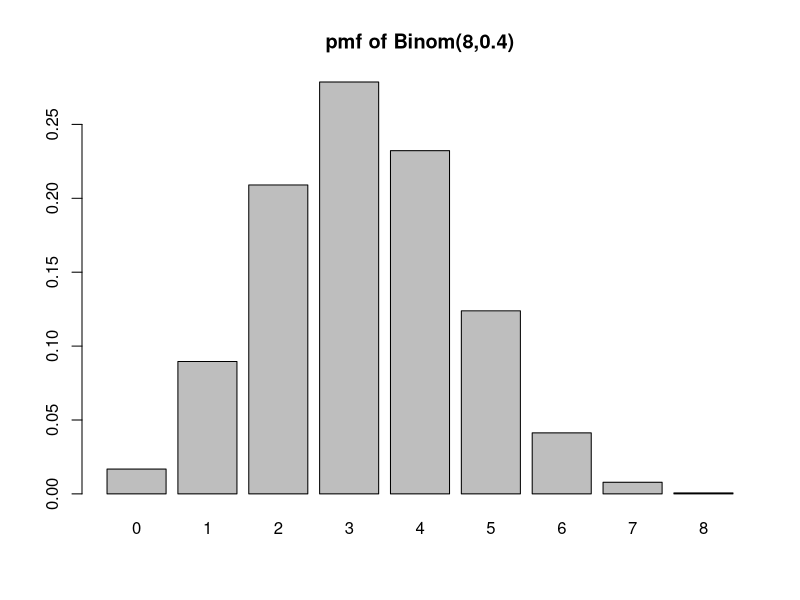
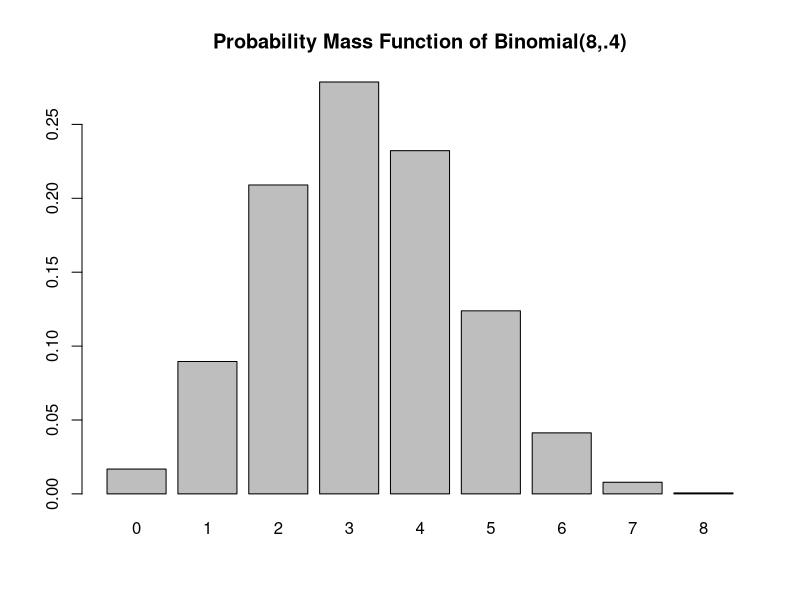
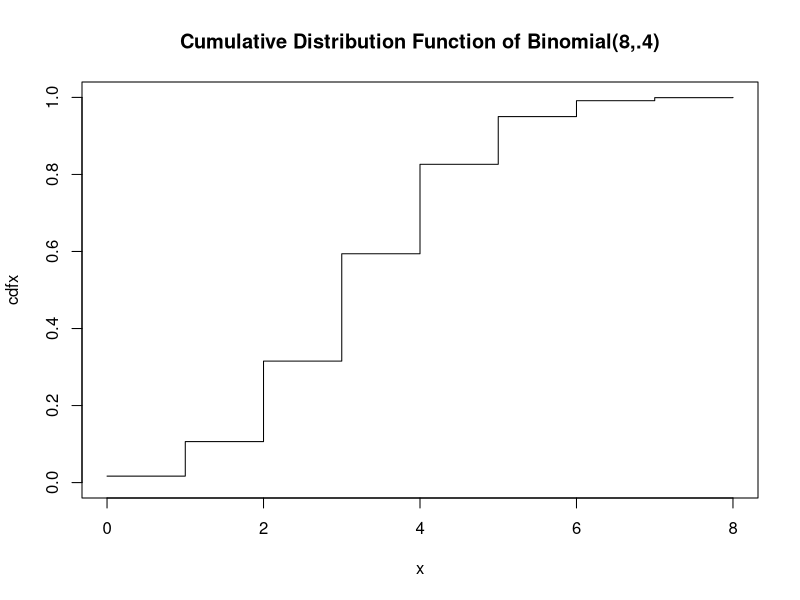
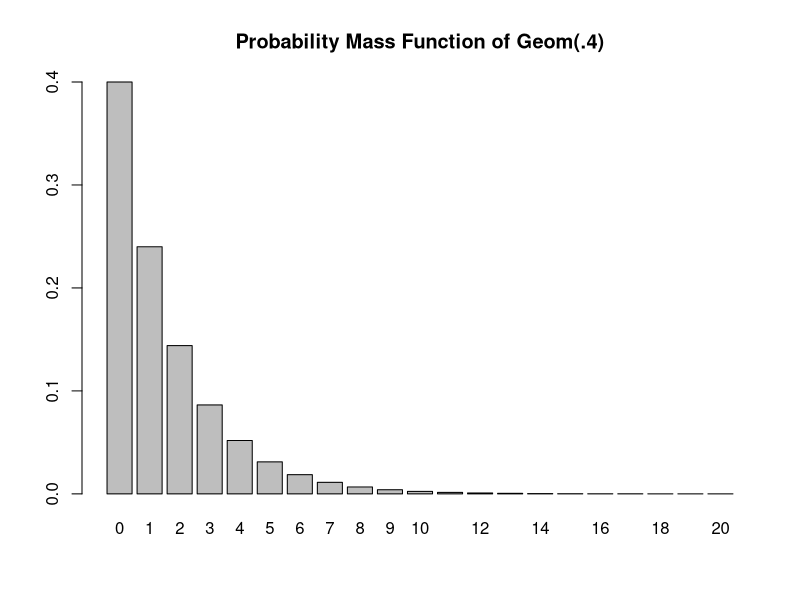
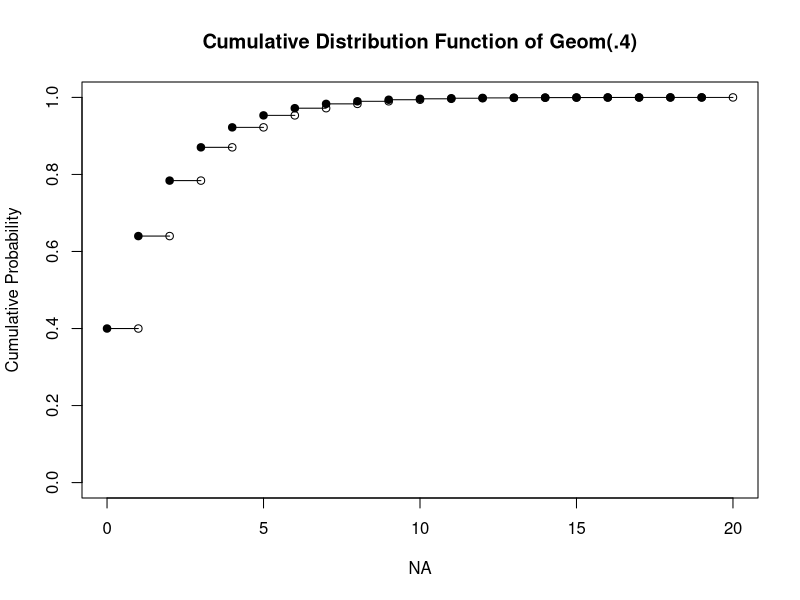
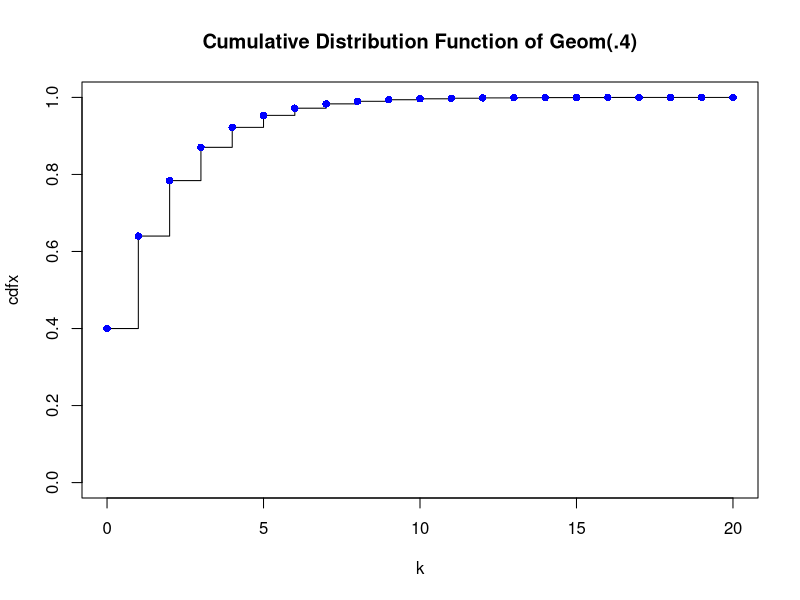
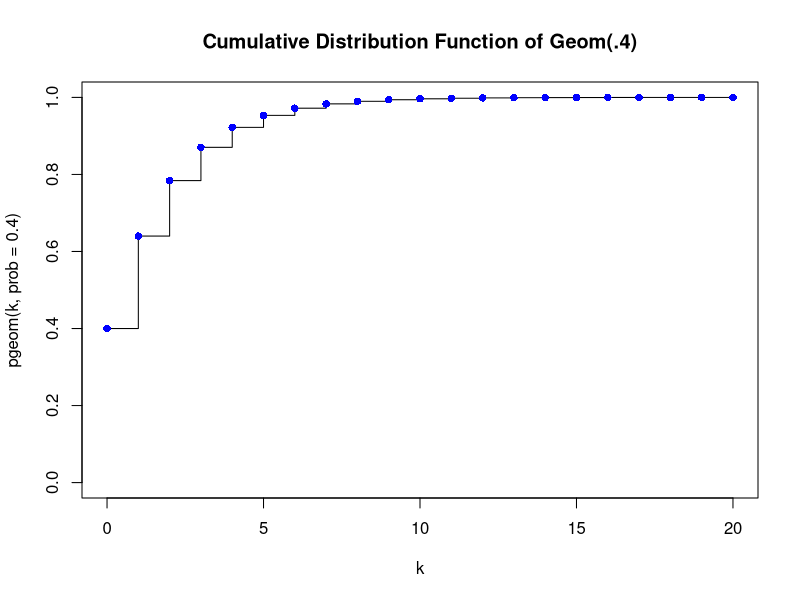
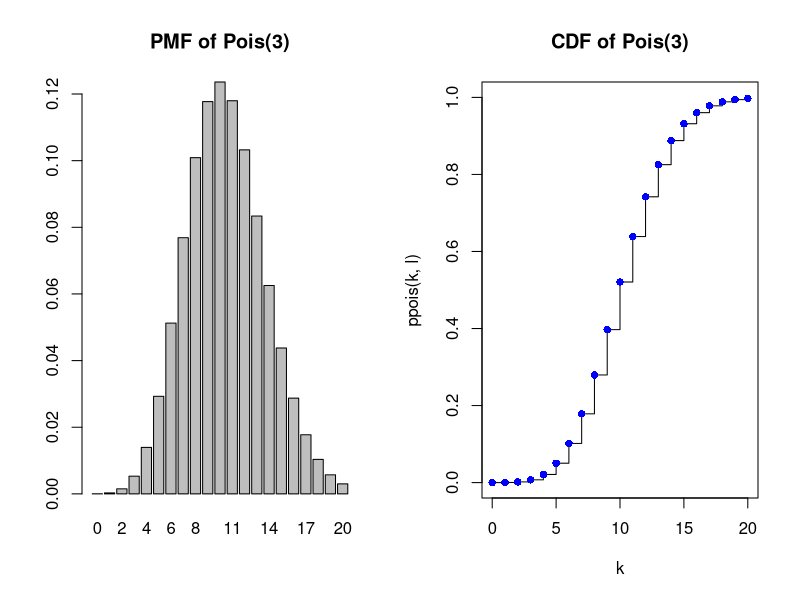

The R source for these figures, in order:
## ---- chunk 1
knitr::opts_chunk$set(echo = TRUE)
## ---- chunk 2
#Parameters
p <- .3 # the probability of a success

#Generating 10 random values
rbinom(10, size=1, prob=p)
## ---- chunk 3
#All possible values
k <- 0:1
#Associated probabilities
Pr <- dbinom(k, size=1, prob=p)
#expectation
sum(k*Pr)
## ---- chunk 4
bernoulli.sim <- rbinom(100, size=1, prob=p)

# Expectation
p
# from sample
mean(bernoulli.sim)

# Variance
p*(1-p)
#from sample
var(bernoulli.sim)
## ---- chunk 5
#Parameters
n <- 8  #the number of flips / attempts
p <- .4 #the probability of success

#Generate 10 random values
rbinom(10, size=n, prob=p)

#Calculate P(X=3)
dbinom(x=3, size=n, prob=p)
choose(n, 3)*p^3*(1-p)^(n-3)

#Calculate all probabilities
dbinom(x=0:8, size=n, prob=p)
sum(dbinom(x=0:8, size=n, prob=p))

#Calculate P(X <= 3)
pbinom(q=3, size=n, prob=p)
## ---- chunk 6
k <- 0:8
pk <- dbinom(x=0:8, size=n, prob=p)
barplot(height=pk, names=k, main=paste0("pmf of Binom(",n,",",p,")"))

## ---- chunk 7
#All possible values
k <- 0:n
#Associated probabilities
Pr <- dbinom(k, size=n, prob=p)
#expectation
sum(k*Pr)
n*p
## ---- chunk 8
barplot(Pr, names=k, main="Probability Mass Function of Binomial(8,.4)")
## ---- chunk 9
x <- 0:8
cdfx <- pbinom(x, size=n,prob=.4)
plot(x, cdfx, type="s", main="Cumulative Distribution Function of Binomial(8,.4)", ylim=c(0,1))
## ---- chunk 10
binomial.sim <- rbinom(10000, size=n, prob=p)

# Expectation
n*p
# from sample
mean(binomial.sim)

# Variance
n*p*(1-p)
#from sample
var(binomial.sim)
## ---- chunk 11
#Parameters
p <- .4 #The probability of success on each trial

#Generate 10 random values
rgeom(10, prob=p)
## ---- chunk 12
k <- 0:20
Pr <- dgeom(k, prob=p)
barplot(Pr, names=k, main="Probability Mass Function of Geom(.4)")
## ---- chunk 13
cdfx <- cumsum(Pr)

# if you want it to look really proper
n <- length(k)
plot(x = NA, y = NA, pch = NA, 
     xlim = c(0, max(k)), 
     ylim = c(0, 1),
     ylab = "Cumulative Probability",
     main = "Cumulative Distribution Function of Geom(.4)")
points(x = k[-n], y = cdfx[-n], pch=19)
points(x = k[-1], y = cdfx[-n], pch=1)
for(i in 1:(n-1)) points(x=k[i+0:1], y=cdfx[c(i,i)], type="l")
## ---- chunk 14
#Pr(X <= 3)
pgeom(3, prob=p)

## ---- chunk 15
#Pr(X=3)
dgeom(3, prob=p)
## ---- chunk 16
plot(k, cdfx, type="s", main="Cumulative Distribution Function of Geom(.4)", ylim=c(0,1))
points(k, cdfx, pch = 16, col = "blue")
## ---- chunk 17
plot(k, pgeom(k, prob=.4), type="s", main="Cumulative Distribution Function of Geom(.4)", ylim=c(0,1))
points(k, cdfx, pch = 16, col = "blue")
## ---- chunk 18
geom.sim <- rgeom(10000, prob=p)

# Expectation
(1-p)/p
# from sample
mean(geom.sim)

# Variance
(1-p)/(p^2)
#from sample
var(geom.sim)
## ---- chunk 19
#Parameters
l <- 10.5 #The rate parameter, average occurrences per unit time
     #It is lambda, but I'll call it "l"

#Generate 10 random values
rpois(10, lambda=l)
## ---- chunk 20
par(mfrow=c(1,2))
k <- 0:20
Pr <- dpois(k,l)

barplot(Pr, names=k, main="PMF of Pois(3)")
plot(k, ppois(k, l), type="s", main="CDF of Pois(3)", ylim=c(0,1))
points(k, ppois(k, l), pch = 16, col = "blue")
## ---- chunk 21
pois.sim <- rpois(10000, lambda=l)

# Expectation & Variance
l
# mean from sample
mean(pois.sim)
#variance from sample
var(pois.sim)
## ---- chunk 22
#Parameters
a <- 1 #lower bound, inclusive
b <- 6 #upper bound, inclusive

#Generate 10 random values
sample(a:b, 10, replace=TRUE) #replace=TRUE is important
## ---- chunk 23
par(mfrow=c(1,2))
k <- a:b
Pr <- rep(1/(b-a+1), length(k))

barplot(Pr, names=k, main="PMF of Unif(1,6)")
plot(k, cumsum(Pr), type="s", main="CDF of Unif(1,6)", ylim=c(0,1))
points(k, cumsum(Pr), pch = 16, col = "blue")
## ---- chunk 24
# Parameters
a <- 0 #lower bound
b <- 1 #upper bound

#generate 10 random values
runif(10, min=a, max=b)

## ---- chunk 25

par(mfrow=c(1,2))
x <- seq(a,b, length.out=100)

plot(x, dunif(x, a, b), type="l", main="PDF of Unif(0,1)", ylab="density", ylim=c(0,1))
plot(x, punif(x, a, b), type="l", main="CDF of Unif(0,1)", ylab="F(x)")

## ---- chunk 26
unif.sim <- runif(10000, min=a, max=b)

# Expectation
(a+b)/2
# mean from sample
mean(unif.sim)

#variance
(b-a)^2/12
#variance from sample
var(unif.sim)
## ---- chunk 27
#Parameters
mu <- 5 #the mean/location of the distribution
sigma2 <- 4 #the variance is in squared units!!
sigma <- sqrt(sigma2) #sigma is the standard deviation, not the variance

#generate 10 random values
rnorm(10, mean=mu, sd=sigma)
## ---- chunk 28

par(mfrow=c(1,2))
x <- seq(mu-3*sigma, mu+3*sigma, length.out=100)

plot(x, dnorm(x, mu, sigma), type="l", main="PDF of Normal(5, 2^2)", ylab="density")
plot(x, pnorm(x, mu, sigma), type="l", main="CDF of Normal(5, 2^2)", ylab="F(x)")

## ---- chunk 29
mu <- 15
sigma <- 4
t <- seq(mu-4*sigma, mu+4*sigma, length.out=1000)
d <- dnorm(t, mean=mu, sd=sigma)

w <- t[2]-t[1]

head(t)
head(d)

#Expected value
sum( t * (d*w))

## ---- chunk 30
normal.sim <- rnorm(10000, mean=mu, sd=sigma)

# Expectation
mu
# mean from sample
mean(normal.sim)

#variance
sigma2
#variance from sample
var(normal.sim)
## ---- chunk 31
normal.sim <- rnorm(1000000)

x <- .25 <= normal.sim & normal.sim <=.75

sum(x)/1000000

pnorm(.75)-pnorm(.25)

## ---- chunk 32
# X1 ~ Normal(1,1^2)
x1 <- rnorm(10000, mean=1, sd=1)

#X2 ~ Normal(2, 2^2)
x2 <- rnorm(10000, mean=2, sd=2)

par(mfrow=c(1,2))
hist(x1)
hist(x2)

## ---- chunk 33
var(x1)
var(x2)
## ---- chunk 34
var(x1+x2)
var(x1)+var(x2)
var(x1)+var(x2)+2*cov(x1,x2)

## ---- chunk 35
mean(x1+x2)
mean(x1)+mean(x2)

plot(x1,x2)
hist(x1+x2, breaks=50)
## ---- chunk 36
X <- runif(100000, 0, 1)
hist(X)

Y <- runif(100000, 0, 1)
hist(Y)

hist(X+Y)




Z <- runif(100000, 0, 1)
hist(X+Y+Z, breaks=100)


## ---- chunk 37
p=.25
random.geom <- rgeom(10000, prob=p)
hist(random.geom, breaks=25)
## ---- chunk 38
par (mfrow=c(2,2))
N <- 2
geom.sim <- rgeom(10000, p/N) / N
hist(geom.sim, breaks=100)
mean(geom.sim)

N <- 6
geom.sim <- rgeom(10000, p/N) / N
hist(geom.sim, breaks=100)
mean(geom.sim)

N <- 24
geom.sim <- rgeom(10000, p/N) / N
hist(geom.sim, breaks=100)
mean(geom.sim)

N <- 100
geom.sim <- rgeom(10000, p/N) / N
hist(geom.sim, breaks=100)
mean(geom.sim)
## ---- chunk 39
#Parameters
l <- 3 #The rate parameter, the average number of occurrences per unit time

#Generate 10 random values
rexp(10, rate=l)
## ---- chunk 40
par(mfrow=c(1,2))
x <- seq(0, 6/l, length.out=100)

plot(x, dexp(x, l), type="l", main="PDF of Exp(3)", ylab="density")
plot(x, pexp(x, l), type="l", main="CDF of Exp(3)", ylab="F(x)")
## ---- chunk 41
exp.sim <- rexp(10000, l)

# Expectation
1/l
# mean from sample
mean(exp.sim)

#variance
1/l^2
#variance from sample
var(exp.sim)
## ---- chunk 42
pexp(5, rate=1)

## ---- chunk 43
simulated.exp <- rexp(10000, rate=10)
hist(simulated.exp)
head(simulated.exp)


converted.poisson <- as.vector(table(floor(cumsum(simulated.exp))))
par(mfrow=c(1,2))
    hist(converted.poisson)
    hist(rpois(500, lambda=10))

## ---- chunk 44
deltas <- rnorm(30)
X <- 50 + c(0,cumsum(deltas))
plot(x=1:31, y=X, type="l")
